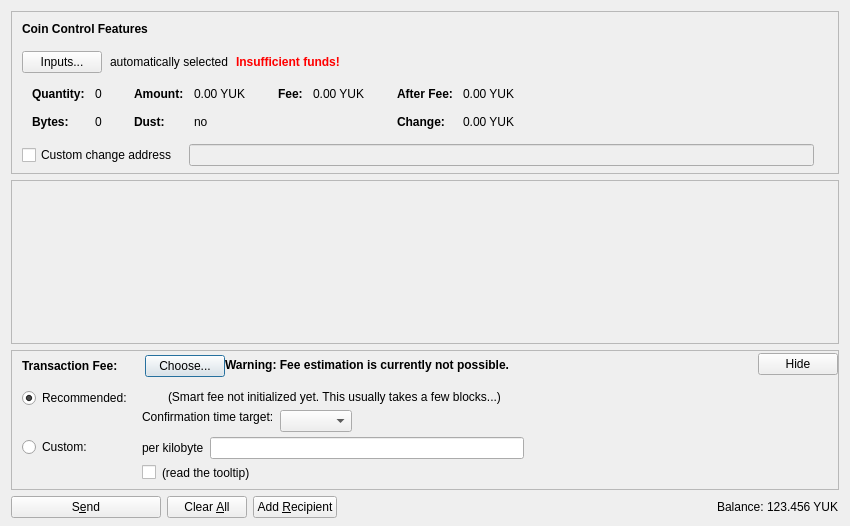
<?xml version="1.0" encoding="UTF-8"?>
<ui version="4.0">
 <class>SendCoinsDialog</class>
 <widget class="QDialog" name="SendCoinsDialog">
  <property name="geometry">
   <rect>
    <x>0</x>
    <y>0</y>
    <width>850</width>
    <height>526</height>
   </rect>
  </property>
  <property name="windowTitle">
   <string>Send Coins</string>
  </property>
  <layout class="QVBoxLayout" name="verticalLayout" stretch="0,1,0,0">
   <property name="bottomMargin">
    <number>8</number>
   </property>
   <item>
    <widget class="QFrame" name="frameCoinControl">
     <property name="sizePolicy">
      <sizepolicy hsizetype="Expanding" vsizetype="Expanding">
       <horstretch>0</horstretch>
       <verstretch>0</verstretch>
      </sizepolicy>
     </property>
     <property name="maximumSize">
      <size>
       <width>16777215</width>
       <height>16777215</height>
      </size>
     </property>
     <property name="frameShape">
      <enum>QFrame::StyledPanel</enum>
     </property>
     <property name="frameShadow">
      <enum>QFrame::Sunken</enum>
     </property>
     <layout class="QVBoxLayout" name="verticalLayoutCoinControl2">
      <property name="spacing">
       <number>0</number>
      </property>
      <property name="leftMargin">
       <number>0</number>
      </property>
      <property name="topMargin">
       <number>0</number>
      </property>
      <property name="rightMargin">
       <number>0</number>
      </property>
      <property name="bottomMargin">
       <number>6</number>
      </property>
      <item>
       <layout class="QVBoxLayout" name="verticalLayoutCoinControl" stretch="0,0,0,0,1">
        <property name="spacing">
         <number>0</number>
        </property>
        <property name="leftMargin">
         <number>10</number>
        </property>
        <property name="topMargin">
         <number>10</number>
        </property>
        <item>
         <layout class="QHBoxLayout" name="horizontalLayoutCoinControl1">
          <property name="bottomMargin">
           <number>15</number>
          </property>
          <item>
           <widget class="QLabel" name="labelCoinControlFeatures">
            <property name="sizePolicy">
             <sizepolicy hsizetype="Preferred" vsizetype="Maximum">
              <horstretch>0</horstretch>
              <verstretch>0</verstretch>
             </sizepolicy>
            </property>
            <property name="font">
             <font>
              <weight>75</weight>
              <bold>true</bold>
             </font>
            </property>
            <property name="styleSheet">
             <string notr="true">font-weight:bold;</string>
            </property>
            <property name="text">
             <string>Coin Control Features</string>
            </property>
           </widget>
          </item>
         </layout>
        </item>
        <item>
         <layout class="QHBoxLayout" name="horizontalLayoutCoinControl2" stretch="0,0,0,0">
          <property name="spacing">
           <number>8</number>
          </property>
          <property name="bottomMargin">
           <number>10</number>
          </property>
          <item>
           <widget class="QPushButton" name="pushButtonCoinControl">
            <property name="styleSheet">
             <string notr="true"/>
            </property>
            <property name="text">
             <string>Inputs...</string>
            </property>
            <property name="autoDefault">
             <bool>false</bool>
            </property>
           </widget>
          </item>
          <item>
           <widget class="QLabel" name="labelCoinControlAutomaticallySelected">
            <property name="text">
             <string>automatically selected</string>
            </property>
            <property name="margin">
             <number>5</number>
            </property>
           </widget>
          </item>
          <item>
           <widget class="QLabel" name="labelCoinControlInsuffFunds">
            <property name="font">
             <font>
              <weight>75</weight>
              <bold>true</bold>
             </font>
            </property>
            <property name="styleSheet">
             <string notr="true">color:red;font-weight:bold;</string>
            </property>
            <property name="text">
             <string>Insufficient funds!</string>
            </property>
            <property name="margin">
             <number>5</number>
            </property>
           </widget>
          </item>
          <item>
           <spacer name="horizontalSpacerCoinControl">
            <property name="orientation">
             <enum>Qt::Horizontal</enum>
            </property>
            <property name="sizeHint" stdset="0">
             <size>
              <width>40</width>
              <height>1</height>
             </size>
            </property>
           </spacer>
          </item>
         </layout>
        </item>
        <item>
         <widget class="QWidget" name="widgetCoinControl" native="true">
          <property name="sizePolicy">
           <sizepolicy hsizetype="Preferred" vsizetype="Preferred">
            <horstretch>0</horstretch>
            <verstretch>0</verstretch>
           </sizepolicy>
          </property>
          <property name="minimumSize">
           <size>
            <width>0</width>
            <height>0</height>
           </size>
          </property>
          <property name="styleSheet">
           <string notr="true"/>
          </property>
          <layout class="QHBoxLayout" name="horizontalLayoutCoinControl5">
           <property name="leftMargin">
            <number>0</number>
           </property>
           <property name="topMargin">
            <number>0</number>
           </property>
           <property name="rightMargin">
            <number>0</number>
           </property>
           <property name="bottomMargin">
            <number>0</number>
           </property>
           <item>
            <layout class="QHBoxLayout" name="horizontalLayoutCoinControl3" stretch="0,0,0,1">
             <property name="spacing">
              <number>20</number>
             </property>
             <property name="topMargin">
              <number>0</number>
             </property>
             <property name="bottomMargin">
              <number>10</number>
             </property>
             <item>
              <layout class="QFormLayout" name="formLayoutCoinControl1">
               <property name="horizontalSpacing">
                <number>10</number>
               </property>
               <property name="verticalSpacing">
                <number>14</number>
               </property>
               <property name="leftMargin">
                <number>10</number>
               </property>
               <property name="topMargin">
                <number>4</number>
               </property>
               <property name="rightMargin">
                <number>6</number>
               </property>
               <item row="0" column="0">
                <widget class="QLabel" name="labelCoinControlQuantityText">
                 <property name="font">
                  <font>
                   <weight>75</weight>
                   <bold>true</bold>
                  </font>
                 </property>
                 <property name="text">
                  <string>Quantity:</string>
                 </property>
                 <property name="margin">
                  <number>0</number>
                 </property>
                </widget>
               </item>
               <item row="0" column="1">
                <widget class="QLabel" name="labelCoinControlQuantity">
                 <property name="cursor">
                  <cursorShape>IBeamCursor</cursorShape>
                 </property>
                 <property name="contextMenuPolicy">
                  <enum>Qt::ActionsContextMenu</enum>
                 </property>
                 <property name="text">
                  <string notr="true">0</string>
                 </property>
                 <property name="margin">
                  <number>0</number>
                 </property>
                 <property name="textInteractionFlags">
                  <set>Qt::LinksAccessibleByMouse|Qt::TextSelectableByKeyboard|Qt::TextSelectableByMouse</set>
                 </property>
                </widget>
               </item>
               <item row="1" column="0">
                <widget class="QLabel" name="labelCoinControlBytesText">
                 <property name="font">
                  <font>
                   <weight>75</weight>
                   <bold>true</bold>
                  </font>
                 </property>
                 <property name="text">
                  <string>Bytes:</string>
                 </property>
                </widget>
               </item>
               <item row="1" column="1">
                <widget class="QLabel" name="labelCoinControlBytes">
                 <property name="cursor">
                  <cursorShape>IBeamCursor</cursorShape>
                 </property>
                 <property name="contextMenuPolicy">
                  <enum>Qt::ActionsContextMenu</enum>
                 </property>
                 <property name="text">
                  <string notr="true">0</string>
                 </property>
                 <property name="textInteractionFlags">
                  <set>Qt::LinksAccessibleByMouse|Qt::TextSelectableByKeyboard|Qt::TextSelectableByMouse</set>
                 </property>
                </widget>
               </item>
              </layout>
             </item>
             <item>
              <layout class="QFormLayout" name="formLayoutCoinControl2">
               <property name="horizontalSpacing">
                <number>10</number>
               </property>
               <property name="verticalSpacing">
                <number>14</number>
               </property>
               <property name="leftMargin">
                <number>6</number>
               </property>
               <property name="topMargin">
                <number>4</number>
               </property>
               <property name="rightMargin">
                <number>6</number>
               </property>
               <item row="0" column="0">
                <widget class="QLabel" name="labelCoinControlAmountText">
                 <property name="font">
                  <font>
                   <weight>75</weight>
                   <bold>true</bold>
                  </font>
                 </property>
                 <property name="text">
                  <string>Amount:</string>
                 </property>
                 <property name="margin">
                  <number>0</number>
                 </property>
                </widget>
               </item>
               <item row="0" column="1">
                <widget class="QLabel" name="labelCoinControlAmount">
                 <property name="cursor">
                  <cursorShape>IBeamCursor</cursorShape>
                 </property>
                 <property name="contextMenuPolicy">
                  <enum>Qt::ActionsContextMenu</enum>
                 </property>
                 <property name="text">
                  <string notr="true">0.00 YUK</string>
                 </property>
                 <property name="textInteractionFlags">
                  <set>Qt::LinksAccessibleByMouse|Qt::TextSelectableByKeyboard|Qt::TextSelectableByMouse</set>
                 </property>
                </widget>
               </item>
               <item row="1" column="0">
                <widget class="QLabel" name="labelCoinControlLowOutputText">
                 <property name="font">
                  <font>
                   <weight>75</weight>
                   <bold>true</bold>
                  </font>
                 </property>
                 <property name="text">
                  <string>Dust:</string>
                 </property>
                </widget>
               </item>
               <item row="1" column="1">
                <widget class="QLabel" name="labelCoinControlLowOutput">
                 <property name="cursor">
                  <cursorShape>IBeamCursor</cursorShape>
                 </property>
                 <property name="contextMenuPolicy">
                  <enum>Qt::ActionsContextMenu</enum>
                 </property>
                 <property name="text">
                  <string notr="true">no</string>
                 </property>
                 <property name="textInteractionFlags">
                  <set>Qt::LinksAccessibleByMouse|Qt::TextSelectableByKeyboard|Qt::TextSelectableByMouse</set>
                 </property>
                </widget>
               </item>
              </layout>
             </item>
             <item>
              <layout class="QFormLayout" name="formLayoutCoinControl3">
               <property name="horizontalSpacing">
                <number>10</number>
               </property>
               <property name="verticalSpacing">
                <number>14</number>
               </property>
               <property name="leftMargin">
                <number>6</number>
               </property>
               <property name="topMargin">
                <number>4</number>
               </property>
               <property name="rightMargin">
                <number>6</number>
               </property>
               <item row="0" column="0">
                <widget class="QLabel" name="labelCoinControlFeeText">
                 <property name="font">
                  <font>
                   <weight>75</weight>
                   <bold>true</bold>
                  </font>
                 </property>
                 <property name="text">
                  <string>Fee:</string>
                 </property>
                 <property name="margin">
                  <number>0</number>
                 </property>
                </widget>
               </item>
               <item row="0" column="1">
                <widget class="QLabel" name="labelCoinControlFee">
                 <property name="cursor">
                  <cursorShape>IBeamCursor</cursorShape>
                 </property>
                 <property name="contextMenuPolicy">
                  <enum>Qt::ActionsContextMenu</enum>
                 </property>
                 <property name="text">
                  <string notr="true">0.00 YUK</string>
                 </property>
                 <property name="textInteractionFlags">
                  <set>Qt::LinksAccessibleByMouse|Qt::TextSelectableByKeyboard|Qt::TextSelectableByMouse</set>
                 </property>
                </widget>
               </item>
              </layout>
             </item>
             <item>
              <layout class="QFormLayout" name="formLayoutCoinControl4">
               <property name="horizontalSpacing">
                <number>10</number>
               </property>
               <property name="verticalSpacing">
                <number>14</number>
               </property>
               <property name="leftMargin">
                <number>6</number>
               </property>
               <property name="topMargin">
                <number>4</number>
               </property>
               <property name="rightMargin">
                <number>6</number>
               </property>
               <item row="0" column="0">
                <widget class="QLabel" name="labelCoinControlAfterFeeText">
                 <property name="font">
                  <font>
                   <weight>75</weight>
                   <bold>true</bold>
                  </font>
                 </property>
                 <property name="text">
                  <string>After Fee:</string>
                 </property>
                 <property name="margin">
                  <number>0</number>
                 </property>
                </widget>
               </item>
               <item row="0" column="1">
                <widget class="QLabel" name="labelCoinControlAfterFee">
                 <property name="cursor">
                  <cursorShape>IBeamCursor</cursorShape>
                 </property>
                 <property name="contextMenuPolicy">
                  <enum>Qt::ActionsContextMenu</enum>
                 </property>
                 <property name="text">
                  <string notr="true">0.00 YUK</string>
                 </property>
                 <property name="textInteractionFlags">
                  <set>Qt::LinksAccessibleByMouse|Qt::TextSelectableByKeyboard|Qt::TextSelectableByMouse</set>
                 </property>
                </widget>
               </item>
               <item row="1" column="0">
                <widget class="QLabel" name="labelCoinControlChangeText">
                 <property name="font">
                  <font>
                   <weight>75</weight>
                   <bold>true</bold>
                  </font>
                 </property>
                 <property name="text">
                  <string>Change:</string>
                 </property>
                </widget>
               </item>
               <item row="1" column="1">
                <widget class="QLabel" name="labelCoinControlChange">
                 <property name="cursor">
                  <cursorShape>IBeamCursor</cursorShape>
                 </property>
                 <property name="contextMenuPolicy">
                  <enum>Qt::ActionsContextMenu</enum>
                 </property>
                 <property name="text">
                  <string notr="true">0.00 YUK</string>
                 </property>
                 <property name="textInteractionFlags">
                  <set>Qt::LinksAccessibleByMouse|Qt::TextSelectableByKeyboard|Qt::TextSelectableByMouse</set>
                 </property>
                </widget>
               </item>
              </layout>
             </item>
            </layout>
           </item>
          </layout>
         </widget>
        </item>
        <item>
         <layout class="QHBoxLayout" name="horizontalLayoutCoinControl4" stretch="0,0,0">
          <property name="spacing">
           <number>12</number>
          </property>
          <property name="sizeConstraint">
           <enum>QLayout::SetDefaultConstraint</enum>
          </property>
          <property name="topMargin">
           <number>5</number>
          </property>
          <property name="rightMargin">
           <number>5</number>
          </property>
          <item>
           <widget class="QCheckBox" name="checkBoxCoinControlChange">
            <property name="toolTip">
             <string>If this is activated, but the change address is empty or invalid, change will be sent to a newly generated address.</string>
            </property>
            <property name="text">
             <string>Custom change address</string>
            </property>
           </widget>
          </item>
          <item>
           <widget class="QValidatedLineEdit" name="lineEditCoinControlChange">
            <property name="enabled">
             <bool>false</bool>
            </property>
            <property name="sizePolicy">
             <sizepolicy hsizetype="Expanding" vsizetype="Fixed">
              <horstretch>0</horstretch>
              <verstretch>0</verstretch>
             </sizepolicy>
            </property>
           </widget>
          </item>
          <item>
           <widget class="QLabel" name="labelCoinControlChangeLabel">
            <property name="sizePolicy">
             <sizepolicy hsizetype="Preferred" vsizetype="Expanding">
              <horstretch>0</horstretch>
              <verstretch>0</verstretch>
             </sizepolicy>
            </property>
            <property name="minimumSize">
             <size>
              <width>0</width>
              <height>0</height>
             </size>
            </property>
            <property name="text">
             <string/>
            </property>
            <property name="margin">
             <number>3</number>
            </property>
           </widget>
          </item>
         </layout>
        </item>
        <item>
         <spacer name="verticalSpacerCoinControl">
          <property name="orientation">
           <enum>Qt::Vertical</enum>
          </property>
          <property name="sizeHint" stdset="0">
           <size>
            <width>800</width>
            <height>1</height>
           </size>
          </property>
         </spacer>
        </item>
       </layout>
      </item>
     </layout>
    </widget>
   </item>
   <item>
    <widget class="QScrollArea" name="scrollArea">
     <property name="widgetResizable">
      <bool>true</bool>
     </property>
     <widget class="QWidget" name="scrollAreaWidgetContents">
      <property name="geometry">
       <rect>
        <x>0</x>
        <y>0</y>
        <width>830</width>
        <height>104</height>
       </rect>
      </property>
      <layout class="QVBoxLayout" name="verticalLayout_2" stretch="0,1">
       <property name="leftMargin">
        <number>0</number>
       </property>
       <property name="topMargin">
        <number>0</number>
       </property>
       <property name="rightMargin">
        <number>0</number>
       </property>
       <property name="bottomMargin">
        <number>0</number>
       </property>
       <item>
        <layout class="QVBoxLayout" name="entries">
         <property name="spacing">
          <number>6</number>
         </property>
        </layout>
       </item>
       <item>
        <spacer name="verticalSpacer">
         <property name="orientation">
          <enum>Qt::Vertical</enum>
         </property>
         <property name="sizeHint" stdset="0">
          <size>
           <width>20</width>
           <height>40</height>
          </size>
         </property>
        </spacer>
       </item>
      </layout>
     </widget>
    </widget>
   </item>
   <item>
    <widget class="QFrame" name="frameFee">
     <property name="sizePolicy">
      <sizepolicy hsizetype="Expanding" vsizetype="Expanding">
       <horstretch>0</horstretch>
       <verstretch>0</verstretch>
      </sizepolicy>
     </property>
     <property name="maximumSize">
      <size>
       <width>16777215</width>
       <height>16777215</height>
      </size>
     </property>
     <property name="frameShape">
      <enum>QFrame::StyledPanel</enum>
     </property>
     <property name="frameShadow">
      <enum>QFrame::Sunken</enum>
     </property>
     <layout class="QVBoxLayout" name="verticalLayoutFee1">
      <property name="spacing">
       <number>0</number>
      </property>
      <property name="leftMargin">
       <number>0</number>
      </property>
      <property name="topMargin">
       <number>0</number>
      </property>
      <property name="rightMargin">
       <number>0</number>
      </property>
      <property name="bottomMargin">
       <number>0</number>
      </property>
      <item>
       <layout class="QVBoxLayout" name="verticalLayoutFee2" stretch="0,0,0">
        <property name="spacing">
         <number>0</number>
        </property>
        <property name="leftMargin">
         <number>10</number>
        </property>
        <property name="topMargin">
         <number>0</number>
        </property>
        <item>
         <layout class="QHBoxLayout" name="horizontalLayoutFee1">
          <property name="bottomMargin">
           <number>0</number>
          </property>
          <item>
           <layout class="QVBoxLayout" name="verticalLayoutFee7">
            <property name="spacing">
             <number>0</number>
            </property>
            <item>
             <spacer name="verticalSpacerSmartFee">
              <property name="orientation">
               <enum>Qt::Vertical</enum>
              </property>
              <property name="sizeType">
               <enum>QSizePolicy::Fixed</enum>
              </property>
              <property name="sizeHint" stdset="0">
               <size>
                <width>1</width>
                <height>4</height>
               </size>
              </property>
             </spacer>
            </item>
            <item>
             <layout class="QHBoxLayout" name="horizontalLayoutSmartFee">
              <property name="spacing">
               <number>10</number>
              </property>
              <item>
               <widget class="QLabel" name="labelFeeHeadline">
                <property name="sizePolicy">
                 <sizepolicy hsizetype="Preferred" vsizetype="Maximum">
                  <horstretch>0</horstretch>
                  <verstretch>0</verstretch>
                 </sizepolicy>
                </property>
                <property name="font">
                 <font>
                  <weight>75</weight>
                  <bold>true</bold>
                 </font>
                </property>
                <property name="styleSheet">
                 <string notr="true">font-weight:bold;</string>
                </property>
                <property name="text">
                 <string>Transaction Fee:</string>
                </property>
               </widget>
              </item>
              <item>
               <widget class="QLabel" name="labelFeeMinimized">
                <property name="text">
                 <string/>
                </property>
               </widget>
              </item>
              <item>
               <widget class="QPushButton" name="buttonChooseFee">
                <property name="text">
                 <string>Choose...</string>
                </property>
               </widget>
              </item>
             </layout>
            </item>
            <item>
             <spacer name="verticalSpacer_5">
              <property name="orientation">
               <enum>Qt::Vertical</enum>
              </property>
              <property name="sizeHint" stdset="0">
               <size>
                <width>1</width>
                <height>1</height>
               </size>
              </property>
             </spacer>
            </item>
           </layout>
          </item>
          <item>
           <widget class="QLabel" name="fallbackFeeWarningLabel">
            <property name="toolTip">
             <string>Using the fallbackfee can result in sending a transaction that will take several hours or days (or never) to confirm. Consider choosing your fee manually or wait until you have validated the complete chain.</string>
            </property>
            <property name="font">
            <font>
                <weight>75</weight>
                <bold>true</bold>
            </font>
            </property>
            <property name="text">
             <string>Warning: Fee estimation is currently not possible.</string>
            </property>
            <property name="wordWrap">
             <bool>false</bool>
            </property>
           </widget>
          </item>
          <item>
           <spacer name="horizontalSpacer_4">
            <property name="orientation">
             <enum>Qt::Horizontal</enum>
            </property>
            <property name="sizeType">
             <enum>QSizePolicy::MinimumExpanding</enum>
            </property>
            <property name="sizeHint" stdset="0">
             <size>
              <width>40</width>
              <height>20</height>
             </size>
            </property>
           </spacer>
          </item>
          <item>
           <widget class="QPushButton" name="buttonMinimizeFee">
            <property name="toolTip">
             <string>collapse fee-settings</string>
            </property>
            <property name="text">
             <string>Hide</string>
            </property>
           </widget>
          </item>
         </layout>
        </item>
        <item>
         <widget class="QFrame" name="frameFeeSelection">
          <layout class="QVBoxLayout" name="verticalLayoutFee12">
           <property name="spacing">
            <number>0</number>
           </property>
           <property name="leftMargin">
            <number>0</number>
           </property>
           <property name="topMargin">
            <number>0</number>
           </property>
           <property name="rightMargin">
            <number>0</number>
           </property>
           <property name="bottomMargin">
            <number>0</number>
           </property>
           <item>
            <layout class="QGridLayout" name="gridLayoutFee">
             <property name="topMargin">
              <number>10</number>
             </property>
             <property name="bottomMargin">
              <number>4</number>
             </property>
             <property name="horizontalSpacing">
              <number>10</number>
             </property>
             <property name="verticalSpacing">
              <number>4</number>
             </property>
             <item row="1" column="1">
              <layout class="QVBoxLayout" name="verticalLayoutFee8">
               <property name="spacing">
                <number>6</number>
               </property>
               <item>
                <layout class="QHBoxLayout" name="horizontalLayoutFee13">
                 <item>
                  <widget class="QLabel" name="labelCustomPerKilobyte">
                   <property name="toolTip">
                    <string>If the custom fee is set to 1000 satoshis and the transaction is only 250 bytes, then &quot;per kilobyte&quot; only pays 250 satoshis in fee, while &quot;total at least&quot; pays 1000 satoshis. For transactions bigger than a kilobyte both pay by kilobyte.</string>
                   </property>
                   <property name="text">
                    <string>per kilobyte</string>
                   </property>
                  </widget>
                 </item>
                 <item>
                  <widget class="BitcoinAmountField" name="customFee"/>
                 </item>
                 <item>
                  <spacer name="horizontalSpacer_6">
                   <property name="orientation">
                    <enum>Qt::Horizontal</enum>
                   </property>
                   <property name="sizeHint" stdset="0">
                    <size>
                     <width>1</width>
                     <height>1</height>
                    </size>
                   </property>
                  </spacer>
                 </item>
                </layout>
               </item>
               <item>
                <layout class="QHBoxLayout" name="horizontalLayoutFee8">
                 <item>
                  <widget class="QCheckBox" name="checkBoxMinimumFee">
                   <property name="toolTip">
                    <string>Paying only the minimum fee is just fine as long as there is less transaction volume than space in the blocks. But be aware that this can end up in a never confirming transaction once there is more demand for yukkoin transactions than the network can process.</string>
                   </property>
                   <property name="text">
                    <string/>
                   </property>
                  </widget>
                 </item>
                 <item>
                  <widget class="QLabel" name="labelMinFeeWarning">
                   <property name="enabled">
                    <bool>true</bool>
                   </property>
                   <property name="toolTip">
                    <string>Paying only the minimum fee is just fine as long as there is less transaction volume than space in the blocks. But be aware that this can end up in a never confirming transaction once there is more demand for yukkoin transactions than the network can process.</string>
                   </property>
                   <property name="text">
                    <string>(read the tooltip)</string>
                   </property>
                   <property name="margin">
                    <number>5</number>
                   </property>
                  </widget>
                 </item>
                 <item>
                  <spacer name="horizontalSpacer_2">
                   <property name="orientation">
                    <enum>Qt::Horizontal</enum>
                   </property>
                   <property name="sizeHint" stdset="0">
                    <size>
                     <width>1</width>
                     <height>1</height>
                    </size>
                   </property>
                  </spacer>
                 </item>
                </layout>
               </item>
              </layout>
             </item>
             <item row="0" column="0">
              <layout class="QVBoxLayout" name="verticalLayoutFee4" stretch="0,1">
               <item>
                <widget class="QRadioButton" name="radioSmartFee">
                 <property name="text">
                  <string>Recommended:</string>
                 </property>
                 <property name="checked">
                  <bool>true</bool>
                 </property>
                 <attribute name="buttonGroup">
                  <string notr="true">groupFee</string>
                 </attribute>
                </widget>
               </item>
               <item>
                <spacer name="verticalSpacer_2">
                 <property name="orientation">
                  <enum>Qt::Vertical</enum>
                 </property>
                 <property name="sizeHint" stdset="0">
                  <size>
                   <width>1</width>
                   <height>1</height>
                  </size>
                 </property>
                </spacer>
               </item>
              </layout>
             </item>
             <item row="1" column="0">
              <layout class="QVBoxLayout" name="verticalLayoutFee9" stretch="0,1">
               <item>
                <widget class="QRadioButton" name="radioCustomFee">
                 <property name="text">
                  <string>Custom:</string>
                 </property>
                 <attribute name="buttonGroup">
                  <string notr="true">groupFee</string>
                 </attribute>
                </widget>
               </item>
               <item>
                <spacer name="verticalSpacer_6">
                 <property name="orientation">
                  <enum>Qt::Vertical</enum>
                 </property>
                 <property name="sizeHint" stdset="0">
                  <size>
                   <width>1</width>
                   <height>1</height>
                  </size>
                 </property>
                </spacer>
               </item>
              </layout>
             </item>
             <item row="0" column="1">
              <layout class="QVBoxLayout" name="verticalLayoutFee3" stretch="0,0,1">
               <property name="spacing">
                <number>6</number>
               </property>
               <property name="topMargin">
                <number>2</number>
               </property>
               <item>
                <layout class="QHBoxLayout" name="horizontalLayoutFee12">
                 <item>
                  <widget class="QLabel" name="labelSmartFee">
                   <property name="text">
                    <string/>
                   </property>
                   <property name="margin">
                    <number>2</number>
                   </property>
                  </widget>
                 </item>
                 <item>
                  <widget class="QLabel" name="labelFeeEstimation">
                   <property name="text">
                    <string/>
                   </property>
                  </widget>
                 </item>
                 <item>
                  <widget class="QLabel" name="labelSmartFee2">
                   <property name="text">
                    <string>(Smart fee not initialized yet. This usually takes a few blocks...)</string>
                   </property>
                   <property name="margin">
                    <number>2</number>
                   </property>
                  </widget>
                 </item>
                 <item>
                  <spacer name="horizontalSpacer_5">
                   <property name="orientation">
                    <enum>Qt::Horizontal</enum>
                   </property>
                   <property name="sizeHint" stdset="0">
                    <size>
                     <width>1</width>
                     <height>1</height>
                    </size>
                   </property>
                  </spacer>
                 </item>
                </layout>
               </item>
               <item>
                <layout class="QHBoxLayout" name="horizontalLayoutFee9">
                 <item>
                  <layout class="QVBoxLayout" name="verticalLayoutFee6">
                   <item>
                    <widget class="QLabel" name="labelSmartFee3">
                     <property name="text">
                      <string>Confirmation time target:</string>
                     </property>
                     <property name="margin">
                      <number>2</number>
                     </property>
                    </widget>
                   </item>
                   <item>
                    <spacer name="verticalSpacer_3">
                     <property name="orientation">
                      <enum>Qt::Vertical</enum>
                     </property>
                     <property name="sizeHint" stdset="0">
                      <size>
                       <width>1</width>
                       <height>1</height>
                      </size>
                     </property>
                    </spacer>
                   </item>
                  </layout>
                 </item>
                 <item>
                  <layout class="QVBoxLayout" name="verticalLayoutFee5">
                   <property name="rightMargin">
                    <number>30</number>
                   </property>
                   <item>
                    <layout class="QHBoxLayout" name="horizontalLayoutConfTarget">
                     <property name="bottomMargin">
                      <number>0</number>
                     </property>
                     <item>
                      <widget class="QComboBox" name="confTargetSelector"/>
                     </item>
                     <item>
                      <spacer name="horizontalSpacerConfTarget">
                       <property name="orientation">
                        <enum>Qt::Horizontal</enum>
                       </property>
                       <property name="sizeHint" stdset="0">
                        <size>
                         <width>40</width>
                         <height>20</height>
                        </size>
                       </property>
                      </spacer>
                     </item>
                    </layout>
                   </item>
                  </layout>
                 </item>
                </layout>
               </item>
               <item>
                <spacer name="verticalSpacer_4">
                 <property name="orientation">
                  <enum>Qt::Vertical</enum>
                 </property>
                 <property name="sizeHint" stdset="0">
                  <size>
                   <width>1</width>
                   <height>1</height>
                  </size>
                 </property>
                </spacer>
               </item>
              </layout>
             </item>
            </layout>
           </item>
          </layout>
         </widget>
        </item>
        <item>
         <spacer name="verticalSpacerFee">
          <property name="orientation">
           <enum>Qt::Vertical</enum>
          </property>
          <property name="sizeHint" stdset="0">
           <size>
            <width>40</width>
            <height>5</height>
           </size>
          </property>
         </spacer>
        </item>
       </layout>
      </item>
     </layout>
    </widget>
   </item>
   <item>
    <layout class="QHBoxLayout" name="horizontalLayout">
     <item>
      <widget class="QPushButton" name="sendButton">
       <property name="minimumSize">
        <size>
         <width>150</width>
         <height>0</height>
        </size>
       </property>
       <property name="toolTip">
        <string>Confirm the send action</string>
       </property>
       <property name="text">
        <string>S&amp;end</string>
       </property>
       <property name="icon">
        <iconset resource="../bitcoin.qrc">
         <normaloff>:/icons/send</normaloff>:/icons/send</iconset>
       </property>
       <property name="autoDefault">
        <bool>false</bool>
       </property>
       <property name="default">
        <bool>false</bool>
       </property>
      </widget>
     </item>
     <item>
      <widget class="QPushButton" name="clearButton">
       <property name="sizePolicy">
        <sizepolicy hsizetype="Minimum" vsizetype="Fixed">
         <horstretch>0</horstretch>
         <verstretch>0</verstretch>
        </sizepolicy>
       </property>
       <property name="toolTip">
        <string>Clear all fields of the form.</string>
       </property>
       <property name="text">
        <string>Clear &amp;All</string>
       </property>
       <property name="icon">
        <iconset resource="../bitcoin.qrc">
         <normaloff>:/icons/remove</normaloff>:/icons/remove</iconset>
       </property>
       <property name="autoDefault">
        <bool>false</bool>
       </property>
      </widget>
     </item>
     <item>
      <widget class="QPushButton" name="addButton">
       <property name="toolTip">
        <string>Send to multiple recipients at once</string>
       </property>
       <property name="text">
        <string>Add &amp;Recipient</string>
       </property>
       <property name="icon">
        <iconset resource="../bitcoin.qrc">
         <normaloff>:/icons/add</normaloff>:/icons/add</iconset>
       </property>
       <property name="autoDefault">
        <bool>false</bool>
       </property>
      </widget>
     </item>
     <item>
      <spacer name="horizontalSpacer">
       <property name="orientation">
        <enum>Qt::Horizontal</enum>
       </property>
       <property name="sizeHint" stdset="0">
        <size>
         <width>40</width>
         <height>20</height>
        </size>
       </property>
      </spacer>
     </item>
     <item>
      <layout class="QHBoxLayout" name="horizontalLayout_2">
       <property name="spacing">
        <number>3</number>
       </property>
       <item>
        <widget class="QLabel" name="label">
         <property name="sizePolicy">
          <sizepolicy hsizetype="Preferred" vsizetype="Fixed">
           <horstretch>0</horstretch>
           <verstretch>0</verstretch>
          </sizepolicy>
         </property>
         <property name="text">
          <string>Balance:</string>
         </property>
        </widget>
       </item>
       <item>
        <widget class="QLabel" name="labelBalance">
         <property name="sizePolicy">
          <sizepolicy hsizetype="Preferred" vsizetype="Fixed">
           <horstretch>0</horstretch>
           <verstretch>0</verstretch>
          </sizepolicy>
         </property>
         <property name="cursor">
          <cursorShape>IBeamCursor</cursorShape>
         </property>
         <property name="text">
          <string notr="true">123.456 YUK</string>
         </property>
         <property name="textInteractionFlags">
          <set>Qt::LinksAccessibleByMouse|Qt::TextSelectableByKeyboard|Qt::TextSelectableByMouse</set>
         </property>
        </widget>
       </item>
      </layout>
     </item>
    </layout>
   </item>
  </layout>
 </widget>
 <customwidgets>
  <customwidget>
   <class>QValidatedLineEdit</class>
   <extends>QLineEdit</extends>
   <header>qt/qvalidatedlineedit.h</header>
  </customwidget>
  <customwidget>
   <class>BitcoinAmountField</class>
   <extends>QLineEdit</extends>
   <header>qt/bitcoinamountfield.h</header>
   <container>1</container>
  </customwidget>
 </customwidgets>
 <resources>
  <include location="../bitcoin.qrc"/>
 </resources>
 <connections/>
 <buttongroups>
  <buttongroup name="groupFee"/>
 </buttongroups>
</ui>
